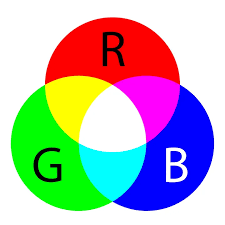
#> input picture Week2/img/rgbcolor.png, 225 x 225 px
$ jupyter execute practice-1.ipynb
#> lines starting #> are read from the running program, lines starting #| are printed output that depends on the picture
[cell 1]
import cv2
image = cv2.imread('img/rgbcolor.png')
#> image is the input picture: shape (225, 225, 3); mean B, G, R 178.8, 179.2, 178.7
B, G, R = cv2.split(image)
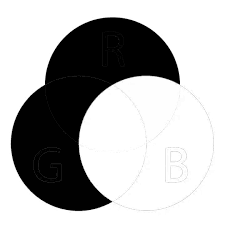
#> B: shape (225, 225); min 0, max 255, mean 178.8
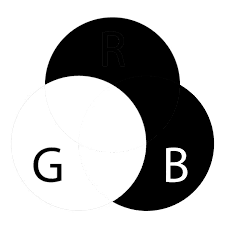
#> G: shape (225, 225); min 0, max 255, mean 179.2
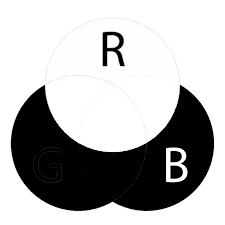
#> R: shape (225, 225); min 0, max 255, mean 178.7
cv2.imshow("original", image)
cv2.waitKey(0)

cv2.imshow("Blue", B)
cv2.waitKey(0)

cv2.imshow("Green", G)
cv2.waitKey(0)

cv2.imshow("Red", R)
cv2.waitKey(0)

cv2.destroyAllWindows()
